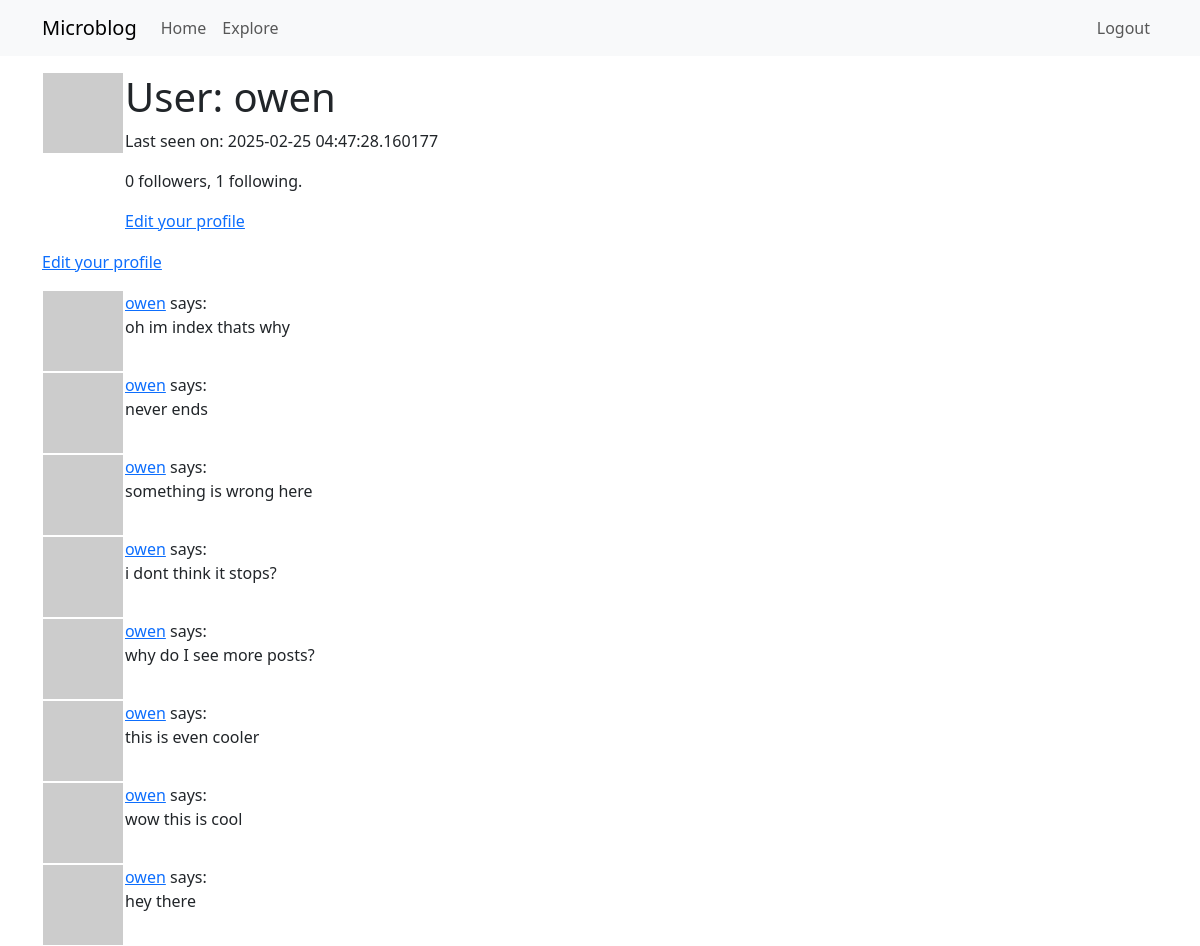
Page /user/owen (signed in) on the earlier database version.
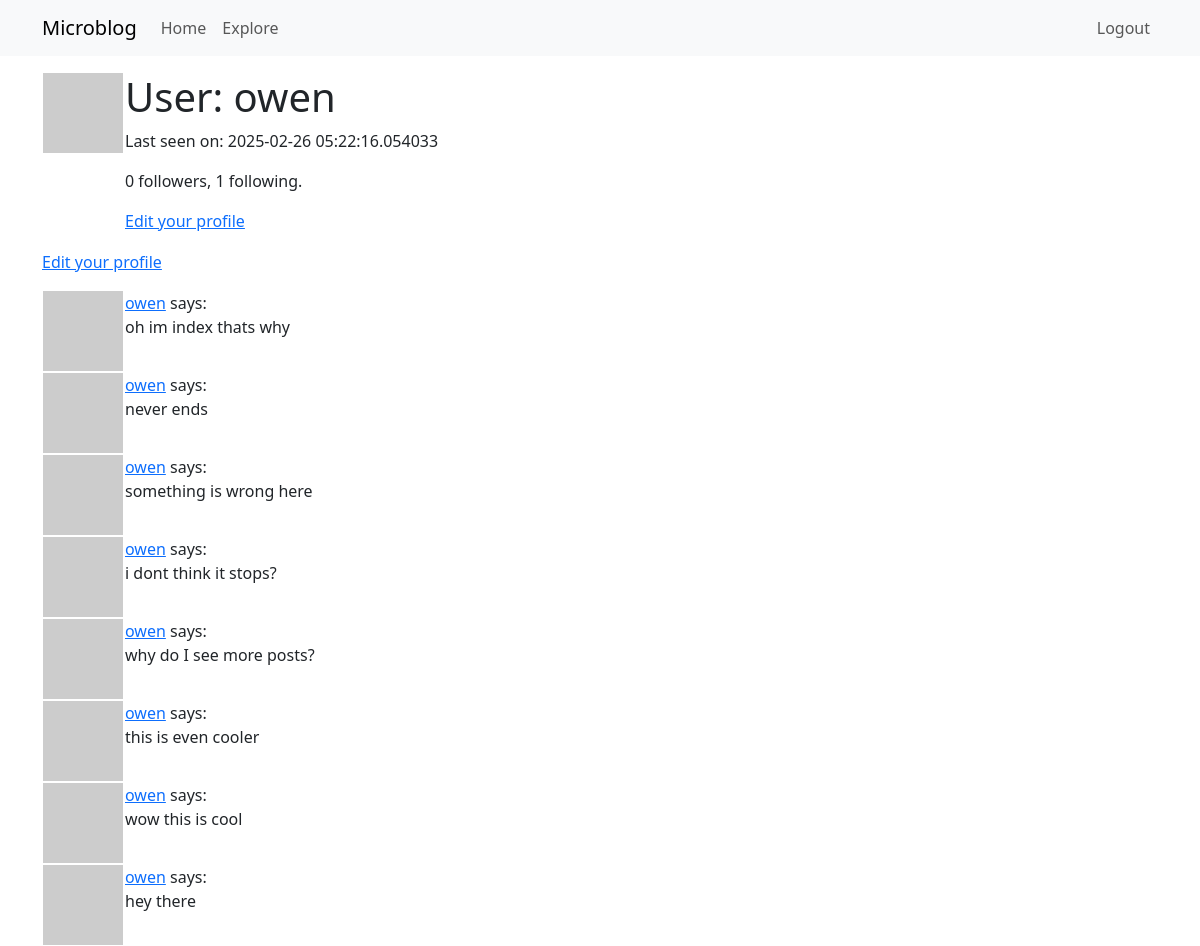
Same page on the later database version.
### app/models.py (models this page shows, shortened)
class User(UserMixin, db.Model):
    id:             so.Mapped[int] = so.mapped_column(primary_key=True)
    username:       so.Mapped[str] = so.mapped_column(sa.String(64), index=True, unique=True)
    email:          so.Mapped[str] = so.mapped_column(sa.String(120), index=True, unique=True)
    password_hash:  so.Mapped[Optional[str]] = so.mapped_column(sa.String(256))
    posts:          so.WriteOnlyMapped['Post'] = so.relationship(back_populates='author')
    about_me: so.Mapped[Optional[str]] = so.mapped_column(sa.String(140))
    last_seen: so.Mapped[Optional[datetime]] = so.mapped_column(default=lambda: datetime.now(timezone.utc))
    following: so.WriteOnlyMapped['User'] = so.relationship(
        secondary=followers,
        primaryjoin=(followers.c.follower_id == id),
        secondaryjoin=(followers.c.followed_id == id),
        back_populates='followers'
    )
    followers: so.WriteOnlyMapped['User'] = so.relationship(
        secondary=followers,
        primaryjoin=(followers.c.followed_id == id),
        secondaryjoin=(followers.c.follower_id == id),
        back_populates='following'
    )
    def avatar(self, size):
        digest = md5(self.email.lower().encode('utf-8')).hexdigest()
        return f'https://www.gravatar.com/avatar/{digest}?d=identicon&s={size}'
    def followers_count(self):
        query = sa.select(sa.func.count()).select_from(
            self.followers.select().subquery()
        )
        return db.session.scalar(query)
    def following_count(self):
        query = sa.select(sa.func.count()).select_from(
            self.following.select().subquery()
        )
        return db.session.scalar(query)

class Post(db.Model):
    id:         so.Mapped[int] = so.mapped_column(primary_key=True)
    body:       so.Mapped[str] = so.mapped_column(sa.String(140))
    timestamp:  so.Mapped[datetime] = so.mapped_column(index=True, default=lambda: datetime.now(timezone.utc))
    user_id:    so.Mapped[int] = so.mapped_column(sa.ForeignKey(User.id), index=True)
    author:     so.Mapped[User] = so.relationship(back_populates='posts')
    about_me: so.Mapped[Optional[str]] = so.mapped_column(sa.String(140))
    last_seen: so.Mapped[Optional[datetime]] = so.mapped_column(default=lambda: datetime.now(timezone.utc))

### app/routes.py (the view)
@app.route('/user/<username>')
@login_required
def user(username):
	user = db.first_or_404(sa.select(User).where(User.username == username))
	page = request.args.get('page', 1, type=int)
	query = user.posts.select().order_by(Post.timestamp.desc())
	posts = db.paginate(query, page=page, per_page=app.config['POSTS_PER_PAGE'], error_out=False)
	next_url = url_for('user', username=user.username, page=posts.next_num) if posts.has_next else None
	prev_url = url_for('user', username=user.username, page=posts.prev_num) if posts.has_prev else None
	form = EmptyForm()
	return render_template('user.html', user=user, posts=posts.items, form=form, next_url=next_url, prev_url=prev_url)

### app/models.py (called while the page is built)
@login.user_loader
def load_user(id):
    return db.session.get(User, int(id))

### app/routes.py (called while the page is built)
@app.before_request
def before_request():
	if current_user.is_authenticated:
		current_user.last_seen = datetime.now(timezone.utc)
		db.session.commit()

### app/templates/user.html (shortened to what this page needs)
{% extends "base.html" %}
{% block content %}
    <table>
        <tr valign="top">
            <td><img src="{{ user.avatar(128) }}"></td>
            <td>
                <h1>User: {{ user.username }}</h1>
                {% if user.last_seen %}<p>Last seen on: {{ user.last_seen }}</p>{% endif %}
                <p>{{ user.followers_count() }} followers, {{ user.following_count() }} following.</p>
                {% if user == current_user %}
                <p><a href="{{ url_for('edit_profile') }}">Edit your profile</a></p>
                {% endif %}
            </td>
        </tr>
    </table>
    {% if user == current_user %}
    <p><a href="{{ url_for('edit_profile') }}">Edit your profile</a></p>
    {% endif %}
    {% for post in posts %}
        {% include '_post.html' %}
    {% endfor %}
{% endblock %}

### app/templates/base.html (shortened to what this page needs)
<!DOCTYPE html>
<html lang="en">
    <head>
        <link href="https://cdn.jsdelivr.net/npm/bootstrap@5.3.3/dist/css/bootstrap.min.css" rel="stylesheet">
    </head>
    <body>
        <nav class="navbar navbar-expand-lg bg-body-tertiary">
            <div class="container">
                <a class="navbar-brand" href="{{ url_for('bobsanchez') }}">Microblog</a>
                <div class="collapse navbar-collapse" id="navbarSupportedContent">
                    <ul class="navbar-nav me-auto mb-2 mb-lg-0">
                        <li class="nav-item">
                            <a class="nav-link" aria-current="page" href="{{ url_for('bobsanchez') }}">Home</a>
                        </li>
                        <li class="nav-item">
                            <a class="nav-link" aria-current="page" href="{{ url_for('explore') }}">Explore</a>
                        </li>
                    </ul>
                    <ul class="navbar-nav mb-2 mb-lg-0">
                        {% if current_user.is_anonymous %}
                            <li class="nav-item">
                                <a class="nav-link" aria-current="page" href="{{ url_for('login') }}">Login</a>
                            </li>
                        {% else %}
                            <li class="nav-item">
                                <a class="nav-link" aria-current="page" href="{{ url_for('logout') }}">Logout</a>
                            </li>
                        {% endif %}
                    </ul>
                </div>
            </div>
        </nav>
        <div class="container mt-3">
            {% block content %}{% endblock %}
        </div>
    </body>
</html>

### app/templates/_post.html
<table>
    <tr valign="top">
        <td><img src="{{ post.author.avatar(36) }}"></td>
        <td>
            <a href="{{ url_for('user', username=post.author.username) }}">{{ post.author.username }}</a> says:<br>
            {{ post.body }}
        </td>
    </tr>
</table>

Differences in the rows shown:
changed User "owen": last_seen "2025-02-25 04:47:28.160177" → "2025-02-26 05:22:16.054033"
